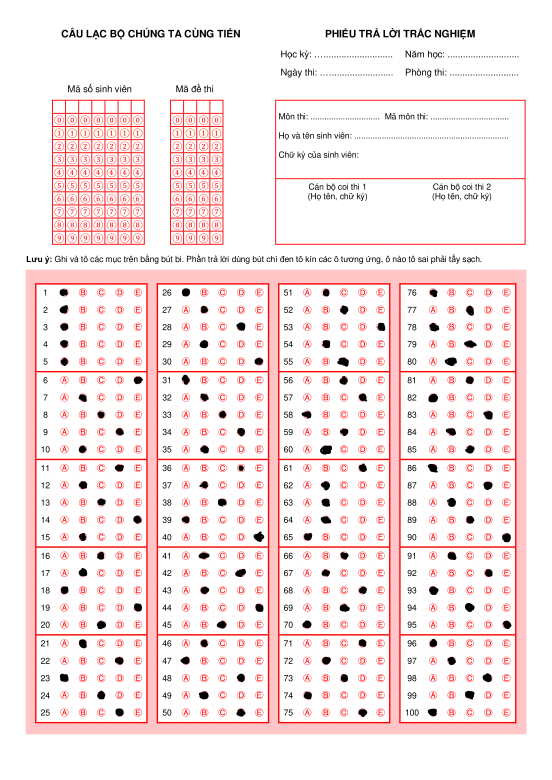
#> input picture GiayThi-0.png, 1654 x 2339 px (shown at 1/3 size)
$ python -i processing.py   (imports and definitions only)
#> lines starting #> are read from the running program, lines starting #| are printed output that depends on the picture; after the words box and inside, x2 and y2 are one past the last pixel; in counts of white or black regions, pixels touching at a corner belong together
#> further down, picture is the input picture: shape (2339, 1654, 3); mean B, G, R 231.3, 231.2, 249
### offset.py
import numpy as np


class Params():
    def __init__(self):
        self.num_of_boxes = 5
        self.num_of_lines_each_box = 5
        self.num_of_choices = 5

        # Main-block standard shape
        self.resize_shape = (1410, 1000)
        self.header_offset = 1500
        self.min_area = 10000
        self.box_height_error = 3
        self.start_x = 50
        self.bubble_width = 48
        self.main_block_shape = (4200, 4200)
        self.box_img_shape = (300, 900)
        self.input_shape = (30, 30)
        # Model params
        self.weights_path = "./model/weight.h5"


### processing.py
import cv2
import numpy as np
from offset import Params
import math
from collections import defaultdict
offset = Params()


def do_rectangles_overlap(rect1, rect2):
    """
    Check two rectangle contours overlap
    rect: [x, y, w, h]
    """
    x1, y1, w1, h1 = rect1
    x2, y2, w2, h2 = rect2
    return x1 < x2 + w2 and x1 + w1 > x2 and y1 < y2 + h2 and y1 + h1 > y2


def get_contour_x(contour):
    """
    Get x-coordinate value of countours
    """
    x, _, _, _ = cv2.boundingRect(contour)
    return x


# [12 lines left out: function map_answer, not called in this run]


def get_blocks(img, test = False, resize_first = True):
    """
    Function to extract ans blocks
    Input: Original image
    Output:
    - img_blocks: [img, [x, y, w, h]]
    - fitered_contours: coutours of blocks_img
    """
#> called with test = False, resize_first = True

    if resize_first:
        img = cv2.resize(img, offset.resize_shape)
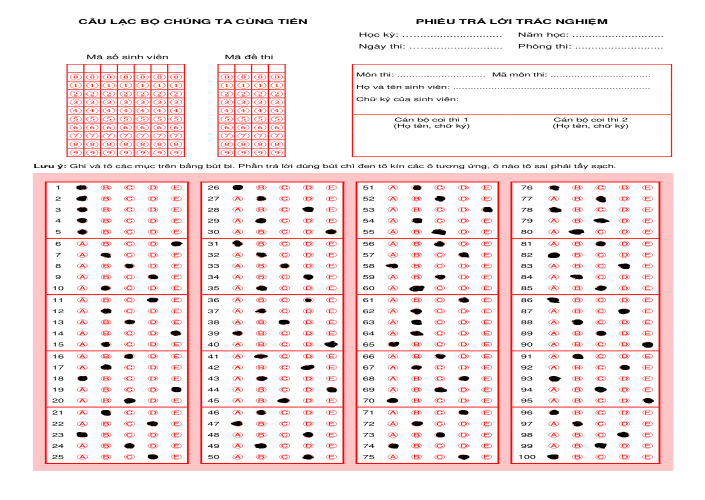
#> img: shape (1000, 1410, 3) (shown at 1/2 size); mean of channels 0, 1, 2 231.3, 231.2, 248.9; drawn as B, G, R

    #  convert RGB to gray-scale
    if (np.array(img).shape[2] != 1):
        gray_img = cv2.cvtColor(img, cv2.COLOR_BGR2GRAY)
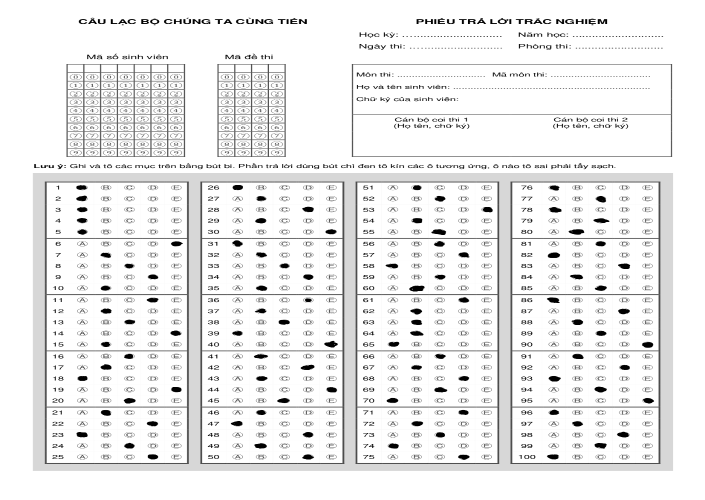
#> gray_img: shape (1000, 1410) (shown at 1/2 size); min 0, max 255, mean 236.6

    #Gassian blur
    blured = cv2.GaussianBlur(gray_img, (5,5), 0)
    edged = cv2.Canny(blured, 150, 200)
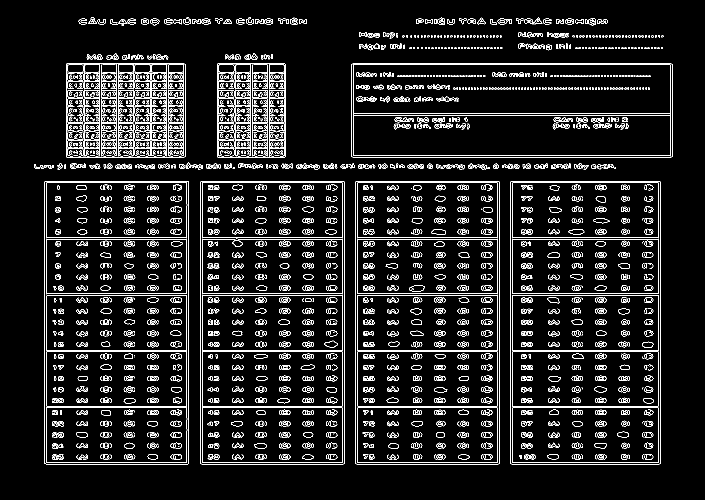
#> edged: shape (1000, 1410) (shown at 1/2 size); 7.8% white in thin lines or dots, all inside (x1, y1, x2, y2) = (68, 35, 1345, 929)

    contours, hierarchy = cv2.findContours(edged,  cv2.RETR_EXTERNAL, cv2.CHAIN_APPROX_SIMPLE)
#> contours = 290 contours, 166 with area under 20; largest, box (x1, y1, x2, y2) and area: (1020, 362, 1321, 929) 169788, (89, 362, 378, 929) 162999, (400, 362, 689, 929) 162998, (711, 362, 999, 929) 162435, (703, 127, 1345, 315) 119861
    useful_contours = []
    if len(contours) > 0:
        sorted_contours = sorted(contours, key=cv2.contourArea, reverse=True)
#> sorted_contours has the same summary as contours
        # Choose useful contours
        for cont in sorted_contours:
            if cv2.contourArea(cont) > 100000:
                useful_contours.append(cont)
#> after the loop, useful_contours = 5 contours; box (x1, y1, x2, y2) and area: (1020, 362, 1321, 929) 169788, (89, 362, 378, 929) 162999, (400, 362, 689, 929) 162998, (711, 362, 999, 929) 162435, (703, 127, 1345, 315) 119861

        bounding_rectangles = [cv2.boundingRect(contour) for contour in useful_contours]
#> bounding_rectangles = [(1020, 362, 301, 567), (89, 362, 289, 567), (400, 362, 289, 567), (711, 362, 288, 567), (703, 127, 642, 188)]
        filtered_contours = []
        img_blocks = []

        # Check overlap contours
        for i, rect1 in enumerate(bounding_rectangles):
            overlap = False
            for j, rect2 in enumerate(bounding_rectangles):
                if i != j and do_rectangles_overlap(rect1, rect2):
                    overlap = True
                    raise Exception("Overlap answer block detected. Please update new image.")
            if not overlap:
                x, y, w, h = rect1
                filtered_contours.append(useful_contours[i])
                img_blocks.append([gray_img[y: y + h, x: x + w], [x, y, w, h]])
#> this loop made 5 passes
#> after the loop, filtered_contours has the same summary as useful_contours; img_blocks = 5 items

    # Sort filted contours based on x-coordinate
    final_contours = sorted(filtered_contours, key=get_contour_x)
#> in get_contour_x, `x, _, _, _ = cv2.boundingRect(contour)`: x = 1020
#> final_contours has the same summary as useful_contours

    # Sort block_images base on x-coordinate
    img_blocks = sorted(img_blocks, key = lambda x: x[1][0])

    assert len(final_contours) == len(img_blocks)

    if test:
        # Show all contours on original image
        cv2.drawContours(img, final_contours, -1, (0, 255, 0), 2)
        cv2.imshow('Contours', img)
        cv2.waitKey(0)

        # Show each extracted block
        for i, block in enumerate(img_blocks):
            cv2.imshow("Block {}".format(i), block[0])
            cv2.waitKey(0)
        cv2.destroyAllWindows()
    return img_blocks, final_contours


# [76 lines left out: functions get_list_ans, get_bubble_choice, get_answer, not called in this run]


# [11 lines not run here, left out]

>>> import cv2
>>> picture = cv2.imread('GiayThi-0.png')
>>> result = get_blocks(picture)
